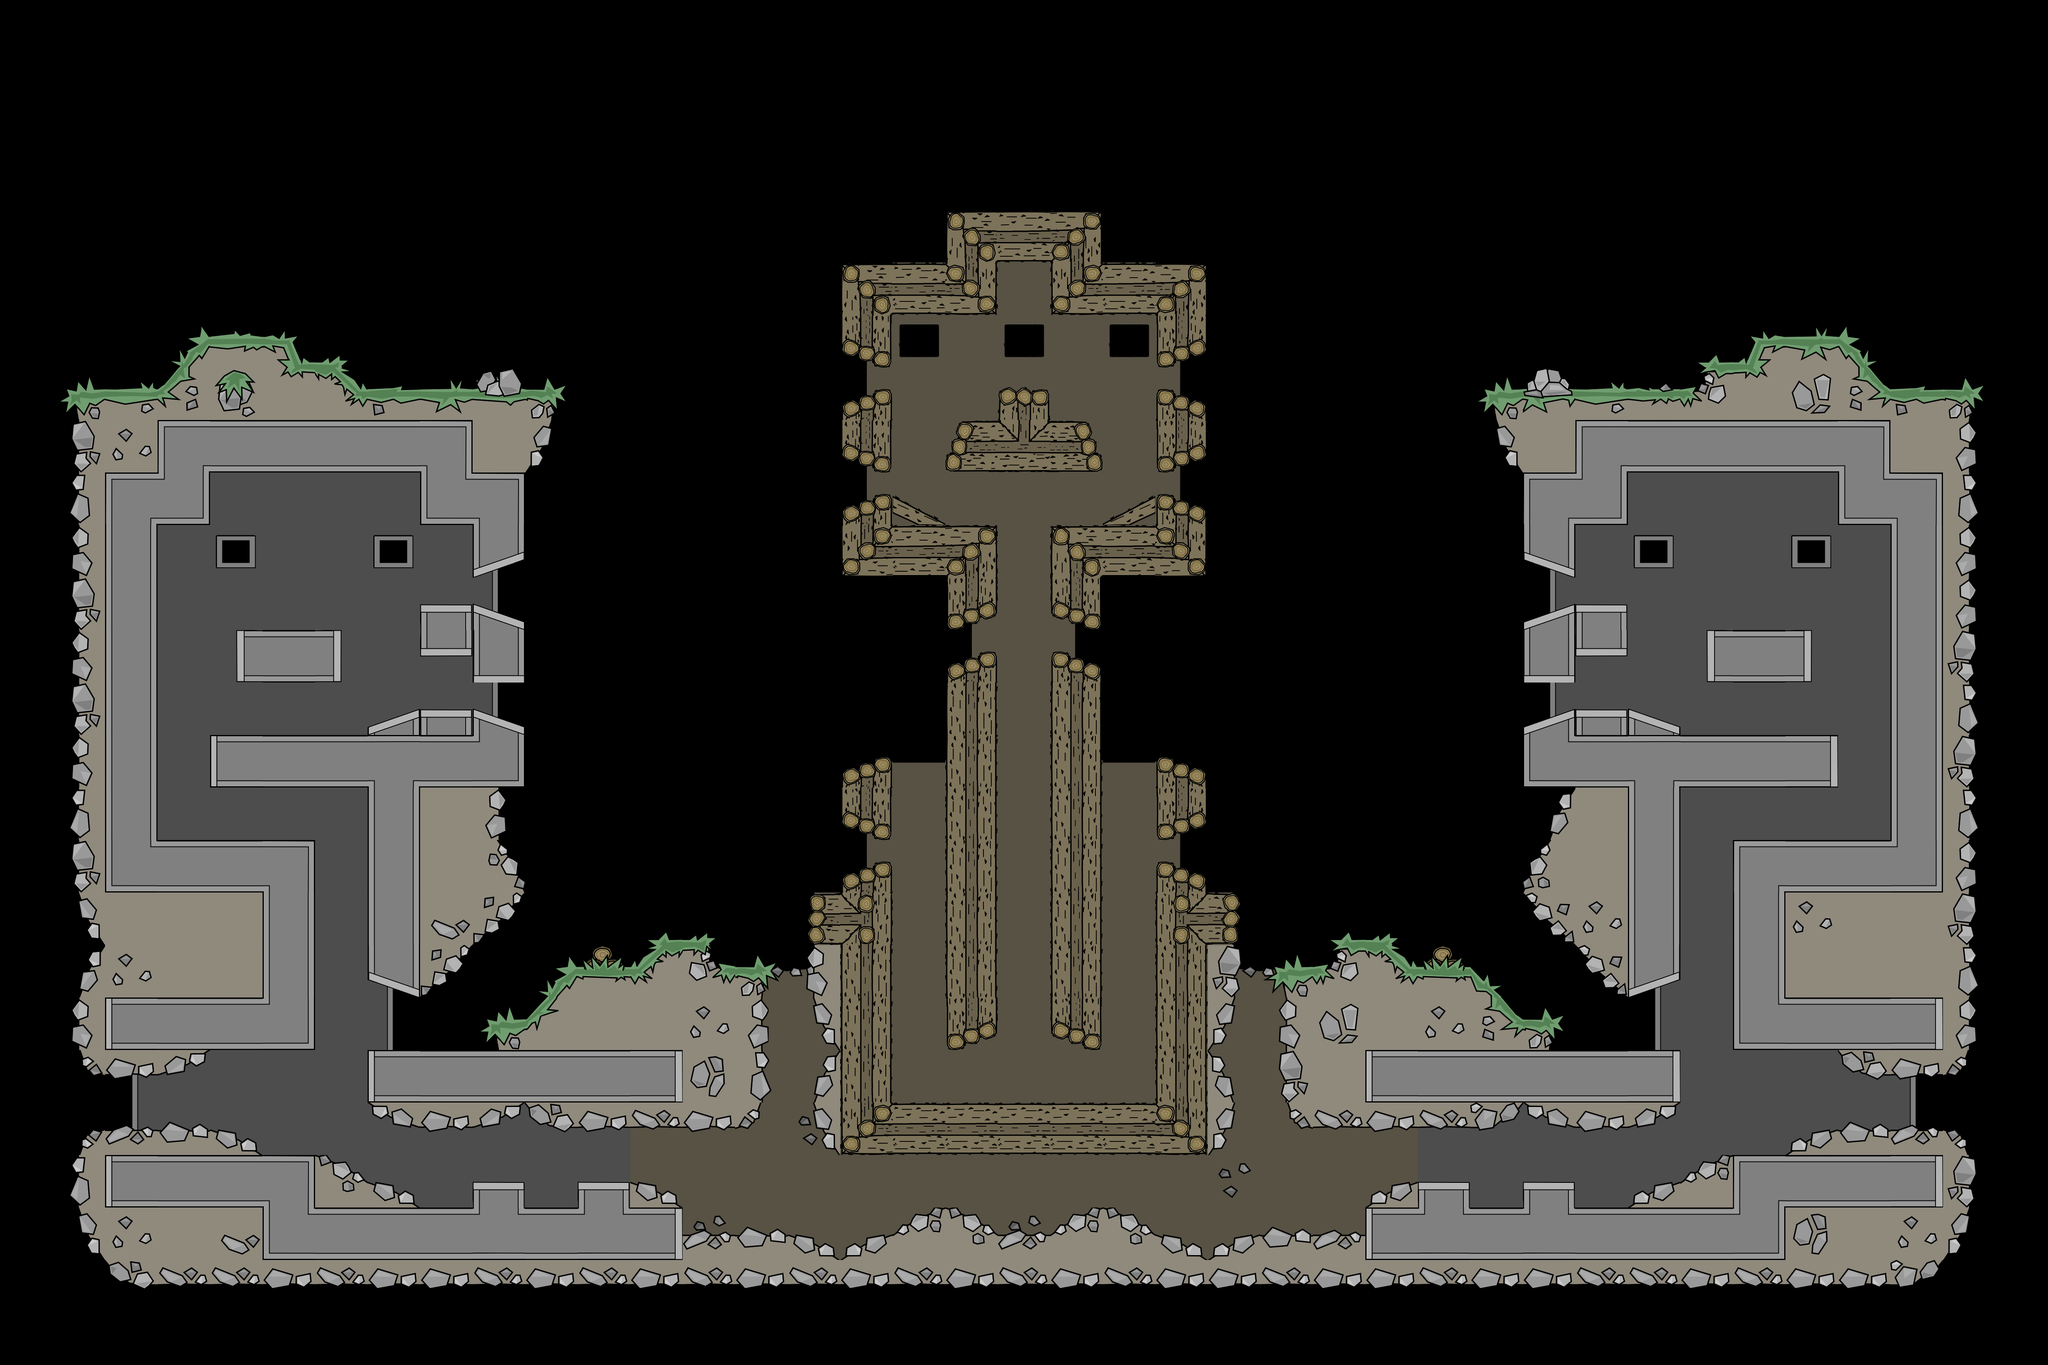

Below is a game level as drawn by its tile map, then a one-line description and the .tmx that defines it (tile-layer data replaced by summaries):
An orthogonal 39x26 tile map with 128x128 px tiles, 2 tile layers (tilebg, tile) and 34 objects (2x sp_p_05, wp_p_00, wp_p_01, sp_p_00, sp_p_01, ...).

<map version="1.0" tiledversion="1.1.5" orientation="orthogonal" renderorder="right-down" width="39" height="26" tilewidth="128" tileheight="128" infinite="0" nextobjectid="35">
 <tileset firstgid="1" source="t64_new.tsx" />
 <layer name="tilebg" width="39" height="26">
  <data>[1014 cells, 302 non-empty, 18 distinct tile ids]</data>
 </layer>
 <layer name="tile" width="39" height="26">
  <data>[1014 cells, 420 non-empty, 101 distinct tile ids]</data>
 </layer>
 <objectgroup name="objects">
  <object id="1" name="wp_p_00" x="303" y="377">
   <properties>
    <property name="weapon" value="m93ba,smaw,m16" />
   </properties>
  </object>
  <object id="2" name="wp_p_01" x="2201" y="377">
   <properties>
    <property name="weapon" value="m93ba,smaw,m16" />
   </properties>
  </object>
  <object id="3" name="sp_p_00" x="2148" y="1348" />
  <object id="4" name="sp_p_01" x="350" y="1343" />
  <object id="5" name="sp_p_02" x="353" y="611" />
  <object id="6" name="sp_p_03" x="2142" y="607" />
  <object id="7" name="sp_p_04" x="1248" y="18" />
  <object id="8" name="sp_p_05" x="1249" y="1446" />
  <object id="9" name="sp_p_05" x="2143" y="35" />
  <object id="10" name="sp_p_06" x="352" y="34" />
  <object id="11" name="wp_p_04" x="2144" y="742">
   <properties>
    <property name="weapon" value="magnum,mp5,m14,phasr" />
   </properties>
  </object>
  <object id="12" name="wp_p_02" x="351" y="743">
   <properties>
    <property name="weapon" value="magnum,mp5,m14,phasr" />
   </properties>
  </object>
  <object id="13" name="wp_p_03" x="1825" y="1446">
   <properties>
    <property name="weapon" value="ak47,mp5,shotgun" />
   </properties>
  </object>
  <object id="14" name="wp_p_05" x="674" y="1444">
   <properties>
    <property name="weapon" value="ak47,mp5,shotgun" />
   </properties>
  </object>
  <object id="15" name="wp_p_06" x="1249" y="1471">
   <properties>
    <property name="weapon" value="m16,mp5,riot,proxynade" />
   </properties>
  </object>
  <object id="16" name="wp_p_07" x="546" y="1250">
   <properties>
    <property name="weapon" value="shotgun,magnum,emp" />
   </properties>
  </object>
  <object id="17" name="wp_p_08" x="1952" y="1247">
   <properties>
    <property name="weapon" value="shotgun,magnum,emp" />
   </properties>
  </object>
  <object id="18" name="wp_p_09" x="1249" y="1312">
   <properties>
    <property name="weapon" value="smaw,m93ba,phasr,flame" />
   </properties>
  </object>
  <object id="19" name="wp_p_10" x="1249" y="228">
   <properties>
    <property name="weapon" value="boosttank,healthpack,riot,flame" />
   </properties>
  </object>
  <object id="20" name="wp_p_11" x="1407" y="286">
   <properties>
    <property name="period" value="20" />
    <property name="weapon" value="gasnade,fragnade,proxynade" />
   </properties>
  </object>
  <object id="21" name="wp_p_12" x="1589" y="1142">
   <properties>
    <property name="period" value="20" />
    <property name="weapon" value="fragnade,gasnade" />
   </properties>
  </object>
  <object id="22" name="wp_p_14" x="905" y="1148">
   <properties>
    <property name="period" value="20" />
    <property name="weapon" value="fragnade,gasnade" />
   </properties>
  </object>
  <object id="23" name="wp_p_20" x="1664" y="1102">
   <properties>
    <property name="weapon" value="healthpack,boosttank" />
   </properties>
  </object>
  <object id="24" name="wp_p_21" x="832" y="1104">
   <properties>
    <property name="weapon" value="healthpack,boosttank" />
   </properties>
  </object>
  <object id="25" name="wp_p_25" x="1090" y="286">
   <properties>
    <property name="period" value="20" />
    <property name="weapon" value="fragnade,gasnade,proxynade" />
   </properties>
  </object>
  <object id="26" name="wp_p_26" x="1248" y="444">
   <properties>
    <property name="weapon" value="boosttank,machete,riot,emp" />
   </properties>
  </object>
  <object id="27" name="fp_b_1" x="223" y="1020">
   <properties>
    <property name="sprite" value="flagStationBlue" />
   </properties>
  </object>
  <object id="28" name="fp_1" x="223" y="972" />
  <object id="29" name="fp_2" x="2272" y="972" />
  <object id="30" name="fp_b_2" x="2272" y="1021">
   <properties>
    <property name="sprite" value="flagStationOrange" />
   </properties>
  </object>
  <object id="31" name="ctf_sp_1" x="128" y="32" />
  <object id="32" name="ctf_sp_2" x="2368" y="33" />
  <object id="33" name="ctf_wp_1" x="179" y="1341">
   <properties>
    <property name="weapon" value="flame" />
   </properties>
  </object>
  <object id="34" name="ctf_wp_2" x="2315" y="1343">
   <properties>
    <property name="weapon" value="flame" />
   </properties>
  </object>
 </objectgroup>
</map>
